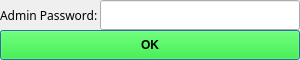
<?xml version="1.0" encoding="UTF-8"?>
<ui version="4.0">
 <class>Adminc</class>
 <widget class="QDialog" name="Adminc">
  <property name="geometry">
   <rect>
    <x>0</x>
    <y>0</y>
    <width>300</width>
    <height>60</height>
   </rect>
  </property>
  <property name="windowTitle">
   <string>Dialog</string>
  </property>
  <widget class="QLabel" name="label">
   <property name="geometry">
    <rect>
     <x>0</x>
     <y>0</y>
     <width>100</width>
     <height>30</height>
    </rect>
   </property>
   <property name="font">
    <font>
     <family>Lucida Calligraphy</family>
    </font>
   </property>
   <property name="text">
    <string>Admin Password:</string>
   </property>
  </widget>
  <widget class="QLineEdit" name="lineEdit">
   <property name="geometry">
    <rect>
     <x>100</x>
     <y>0</y>
     <width>200</width>
     <height>30</height>
    </rect>
   </property>
  </widget>
  <widget class="QPushButton" name="pushButton">
   <property name="geometry">
    <rect>
     <x>0</x>
     <y>30</y>
     <width>300</width>
     <height>30</height>
    </rect>
   </property>
   <property name="font">
    <font>
     <weight>75</weight>
     <bold>true</bold>
    </font>
   </property>
   <property name="styleSheet">
    <string notr="true">background-color: rgb(0, 255, 0);</string>
   </property>
   <property name="text">
    <string>OK</string>
   </property>
  </widget>
 </widget>
 <resources/>
 <connections/>
</ui>
